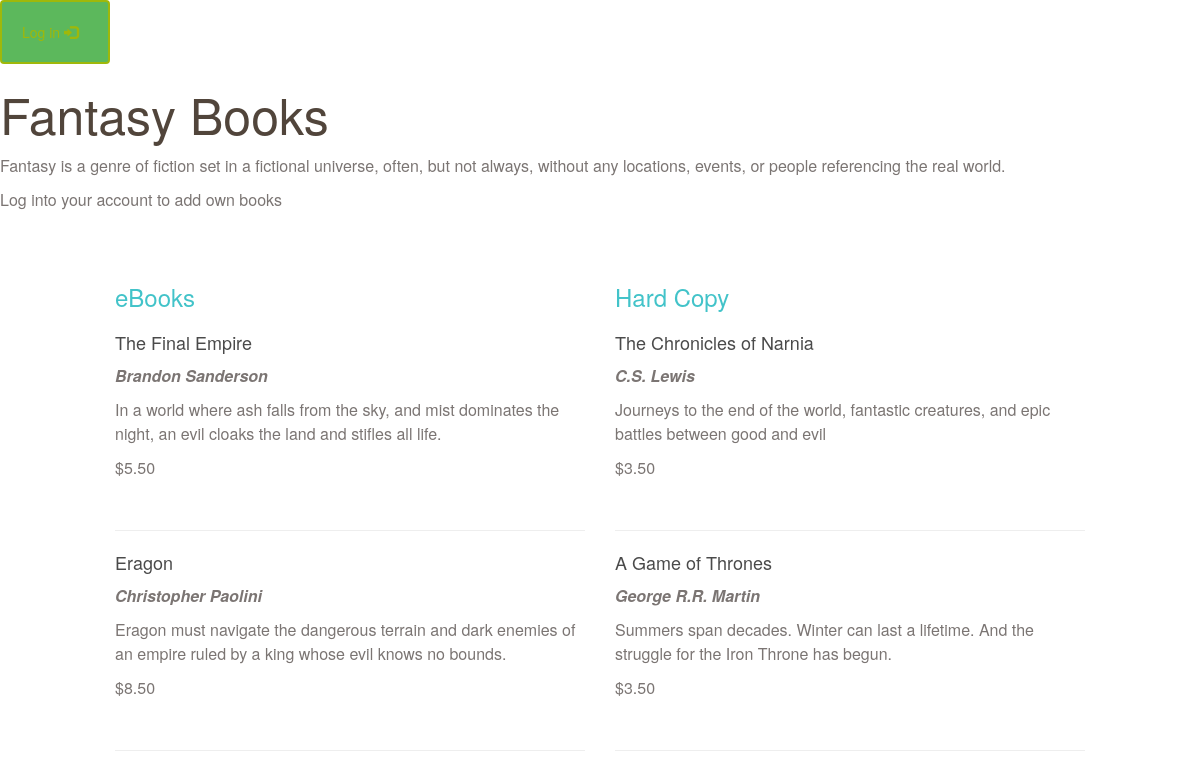
/genres/2/books/, run on the app's committed database.
### db_setup.py (models this page shows, shortened)
class Genre(Base):
	__tablename__ = 'genre'
	name = Column(String(80), nullable = False)
	description = Column(String(250))
	user_id = Column(Integer, ForeignKey('user.id'))
	id = Column(Integer, primary_key = True)
	user = relationship(User)

class BookItem(Base):
	__tablename__ = 'book_item'
	name = Column(String(80), nullable = False)
	id = Column(Integer, primary_key = True)
	author = Column(String(250))
	description = Column(String(250))
	type = Column(String(80), nullable=False)
	price = Column(String(8))
	user_id = Column(Integer, ForeignKey('user.id'))
	genre_id = Column(Integer, ForeignKey('genre.id'))
	genre = relationship(Genre)
	user = relationship(User)

### application.py (the view)
@app.route('/genres/<int:genre_id>/')
@app.route('/genres/<int:genre_id>/books/')
def showBooks(genre_id):
    genre = session.query(Genre).filter_by(id=genre_id).one()
    books = session.query(BookItem).filter_by(genre_id=genre_id).all()
    if 'username' not in login_session:
        state = ''.join(random.choice(string.ascii_uppercase + string.digits)
                        for x in xrange(32))
        login_session['state'] = state
        return render_template('public_books.html', genre=genre, books=books, STATE=state)
    return render_template('books.html', books=books, genre=genre)

### templates/public_books.html (shortened to what this page needs)
<html>
<head>
    <link rel="stylesheet" href="https://maxcdn.bootstrapcdn.com/bootstrap/3.3.7/css/bootstrap.min.css">
    <link rel=stylesheet type=text/css href="static/styles.css">
</head>
<body>
	<button onclick="location.href = '{{url_for('showGenres')}}'" class="btn btn-success">
		Log in <span class="glyphicon glyphicon-log-in"></span>
    </button>
    <div class='pane'>
        <h1>{{ genre.name }} Books</h1>
        <p>{{genre.description}}</p>
        {% if books !=[] %}
        <p> Log into your account to add own books </p>
        <div class="col-md-1"></div>
        <div class="col-md-5">
            <h2>eBooks</h2>
			{% for b in books %}
			{% if b.type == 'eBook' %}
            <h3>{{b.name}}</h3>
            <p><em>{{b.author}}</em></p>
            <p>{{b.description}}</p>
            <p>{{b.price}}</p>
            <br>
            <hr class="my-4">
			{% endif %}
			{% endfor %}
        </div>
        <div class="col-md-5">
            <h2>Hard Copy</h2>
			{% for b in books %}
			{% if b.type == 'hardCopy' %}
            <h3>{{b.name}}</h3>
            <p><em>{{b.author}}</em></p>
            <p>{{b.description}}</p>
            <p>{{b.price}}</p>
            <br>
            <hr class="my-4">
			{% endif %}
			{% endfor %}
        </div>
        {% else %}
        <p>Currently there are no books of this genre.</p>
        {% endif %}
    </div>
</body>
</html>

### static/styles.css (style rules this page uses)
* { font-family: font-family: "Times New Roman", Times, serif; font-weight: 700; box-sizing: border-box; }
h1 { font-size: 50px; color: #51453B; line-height: 60px; font-weight: 300; }
h2 { font-size: 24px; color: #42C3C9; line-height: 29px; }
h3 { font-size: 18px; color: #4A4A4A; line-height: 23px; }
p { font-size: 16px; color: #7B7573; line-height: 24px; font-weight: 400; }
.btn { padding: 20px; margin: 0; border-color: #9FB80A; border-width: 2px; color: #9FB80A;; }
.glyphicon { margin-right: 10px; }

### data on the page
Genre: name "Fantasy", description "Fantasy is a genre of fiction set in a fictional universe, often, but not always, without any locations, events, or people referencing the real world."
BookItem: name "The Final Empire", author "Brandon Sanderson", description "In a world where ash falls from the sky, and mist dominates the night, an evil cloaks the land and stifles all life.", price "$5.50"
BookItem: name "Eragon", author "Christopher Paolini", description "Eragon must navigate the dangerous terrain and dark enemies of an empire ruled by a king whose evil knows no bounds.", price "$8.50"
BookItem: name "The Chronicles of Narnia", author "C.S. Lewis", description "Journeys to the end of the world, fantastic creatures, and epic battles between good and evil", price "$3.50"
BookItem: name "A Game of Thrones", author "George R.R. Martin", description "Summers span decades. Winter can last a lifetime. And the struggle for the Iron Throne has begun.", price "$3.50"
